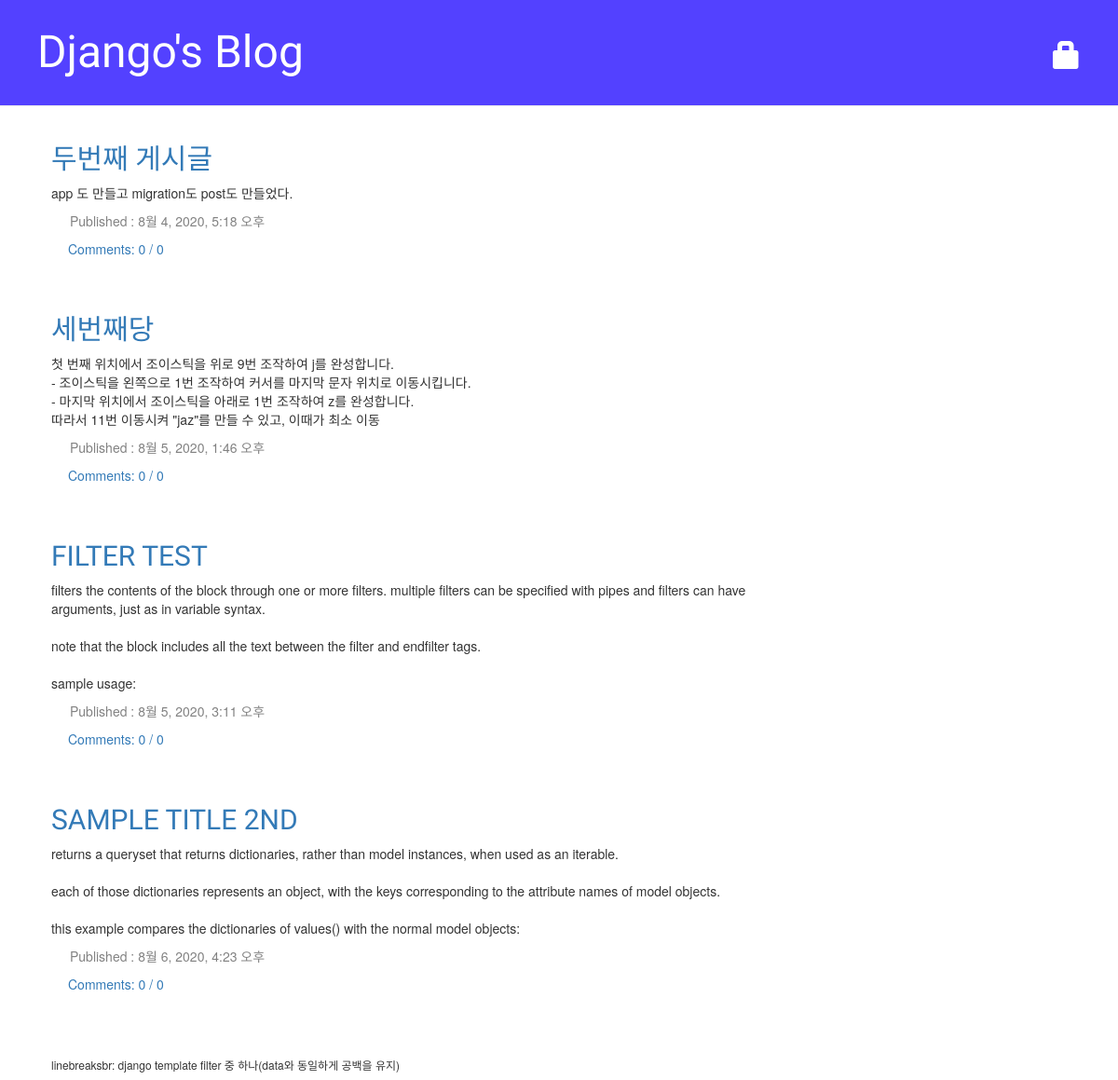
The app's page /, older data.
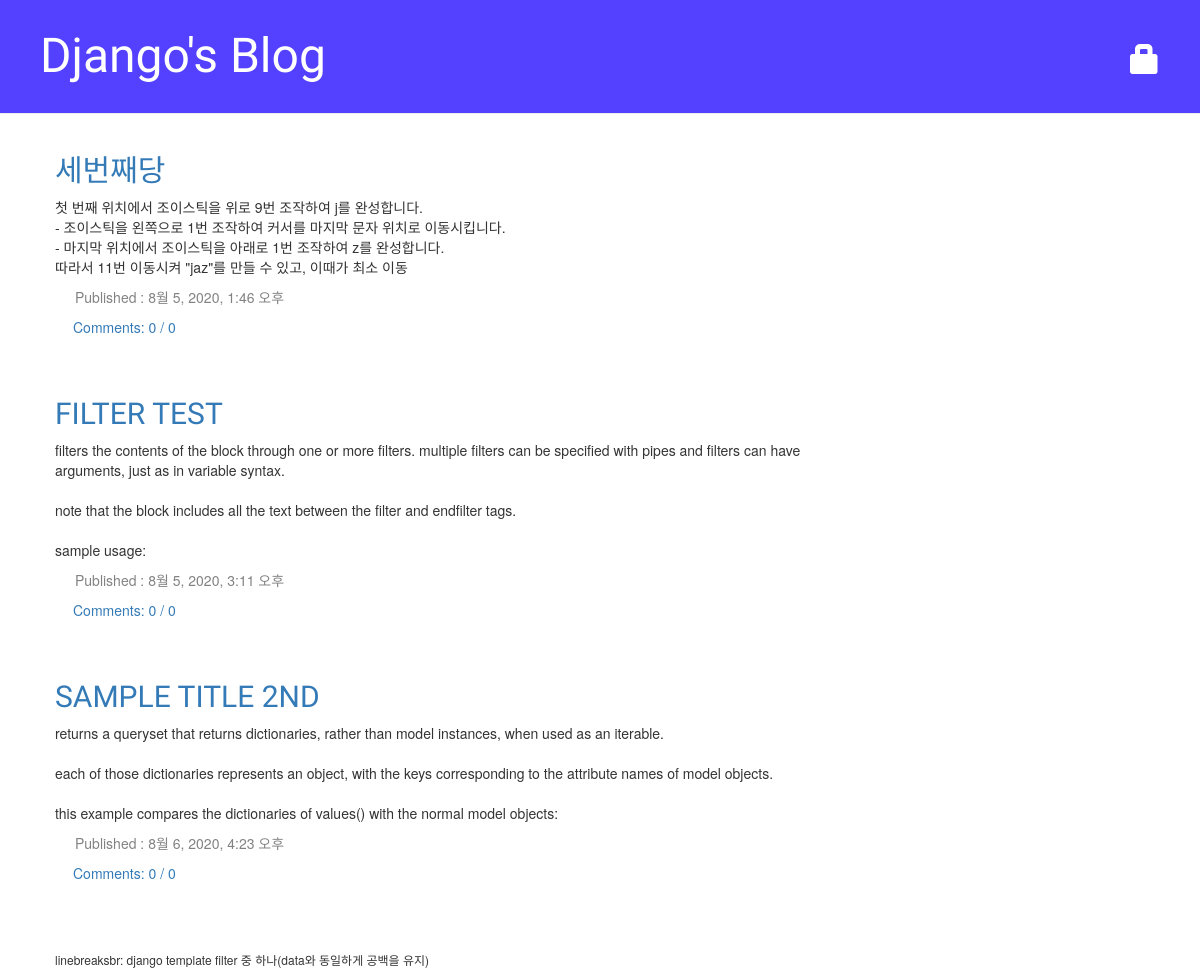
The same page, newer data.
### blog/models.py (models this page shows, shortened)
class Post(models.Model):
    author = models.ForeignKey('auth.User', on_delete=models.CASCADE)
    title = models.CharField(max_length=200, validators=[min_length_3_validator]) # 유효성검사 함수
    text = models.TextField()
    created_date = models.DateTimeField(default=timezone.now)
    published_date = models.DateTimeField(blank=True, null=True)
    def approved_comments(self):
        return self.comments.filter(approved_comment=True)
    def total_comments(self):
        return self.comments

### blog/views.py (the view)
# urls.py: path('', views.post_list, name='post_list'),
def post_list(request):
    posts = Post.objects.filter(published_date__lte=timezone.now()).order_by('published_date')
    print('총 게시글 수: ', len(posts)) # published_date가 설정되어있지 않으면 화면에 나오지 않는다.
    return render(request, 'blog/post_list.html', {'posts': posts})

### blog/templates/blog/post_list.html
{% extends 'blog/base.html' %}
{% block content %}
    {% for post in posts %}
        <div class="post">
            <h2><a href="{% url 'post_detail' pk=post.pk %}">{{ post.title|upper }}</a></h2>
            <p>{{ post.text|linebreaksbr|lower }}</p>
            <div class="date">
                <p>Published : {{ post.published_date }}</p>
            </div>
            <a class="comment-count" href="{% url 'post_detail' pk=post.pk %}">
                Comments: {{ post.approved_comments.count }} / {{ post.total_comments.count }}</a>
        </div>
    {% empty %}
        <li>Sorry, no athletes in this list.</li>
    {% endfor %}
{% endblock %}

Row changes from the older to the newer data that the page shows:
removed Post: title "두번째 게시글", text "app 도 만들고 migration도 post도 만들었다.", published_date "8월 4, 2020, 5:18 오후", approved_comments.count "0", total_comments.count "0"
